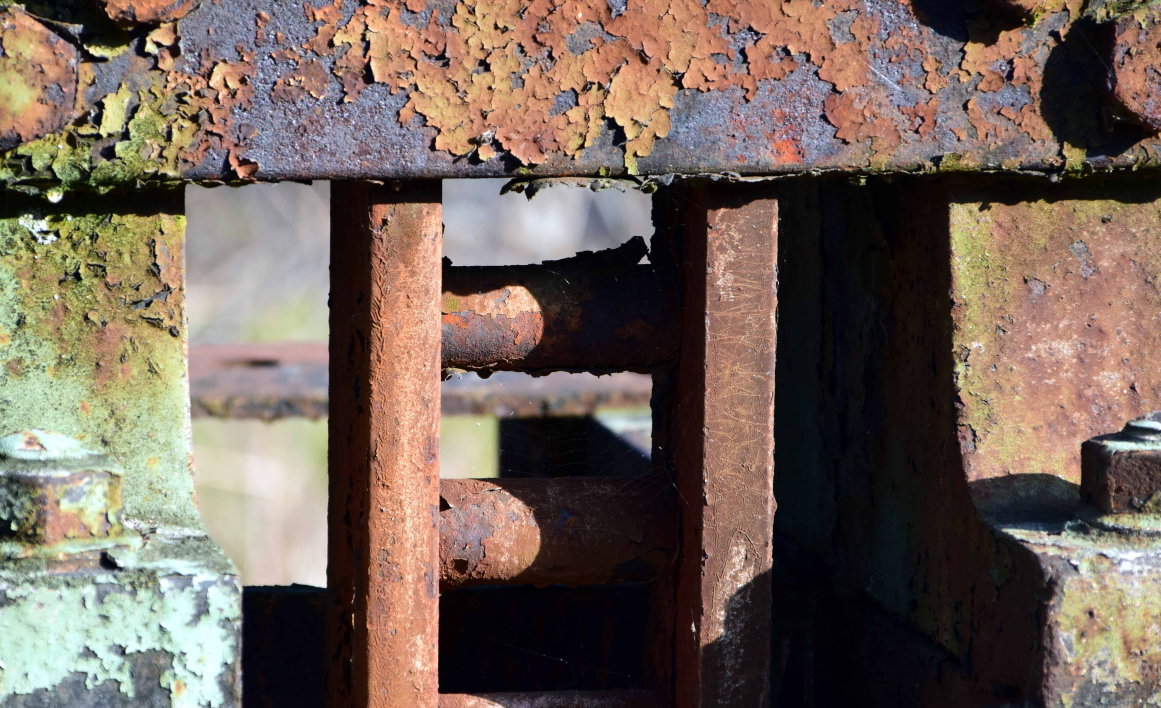
#> input picture PROJECT_LIPAD/Project_LiPAD_Corrosion/datasetCorrosion/Images/000019.jpg, 5804 x 3538 px, found by its file name (shown at 1/5 size); its folder holds only this picture in this run
$ python main3.py
#> lines starting #> are read from the running program, lines starting #| are printed output that depends on the picture; after the words box and inside, x2 and y2 are one past the last pixel; in counts of white or black regions, pixels touching at a corner belong together
import cv2
import numpy as np
import os

# --- 1. SETUP & PATHS ---
base_dir = os.path.dirname(os.path.abspath(__file__))
dataset_path = os.path.join(base_dir, 'datasetCorrosion/images')

# Deterministic Model Constants (Empirical Data Placeholder)
K_CONSTANT = 0.05
N_EXPONENT = 0.5

# Simulation settings for Phase 1
SIMULATED_DISTANCE = 500 # mm
FOCAL_LENGTH = 1400

# Get images from your folder
images = [f for f in os.listdir(dataset_path) if f.lower().endswith(('.jpg', '.png', '.jpeg', '.jfif', '.webp'))]

def get_severity(rar):
    """Classifies rust status based on study [62]"""
    if rar == 0:
        return "Rust-Free", (0, 255, 0)       # Green
    elif rar < 5:
        return "Slight Rust", (0, 255, 255)   # Yellow
    elif rar < 15:
        return "Medium Rust", (0, 165, 255)   # Orange
    else:
        return "Severe Rust", (0, 0, 255)     # Red

for img_name in images:
    path = os.path.join(dataset_path, img_name)
    frame = cv2.imread(path)
#> frame is the input picture: shape (3538, 5804, 3); mean B, G, R 90.8, 100.9, 116
    if frame is None: continue

    frame = cv2.resize(frame, (800, 600))
#> frame: shape (600, 800, 3)
    output_img = frame.copy()

    # --- 2. IMAGE ENHANCEMENT (Reference [60]) ---
    # Convert to YUV to equalize the Luminance (Y) channel for better contrast
    yuv = cv2.cvtColor(frame, cv2.COLOR_BGR2YUV)
#> yuv: shape (600, 800, 3); mean of channels 0, 1, 2 104.2, 121.3, 138.3
    yuv[:,:,0] = cv2.equalizeHist(yuv[:,:,0])
#> yuv: shape (600, 800, 3); mean of channels 0, 1, 2 129.2, 121.3, 138.3
    enhanced_img = cv2.cvtColor(yuv, cv2.COLOR_YUV2BGR)
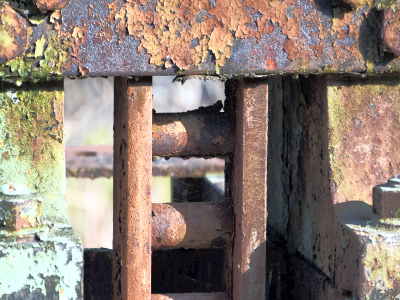
#> enhanced_img: shape (600, 800, 3) (shown at 1/2 size); mean B, G, R 115.5, 125.7, 140.5

    # --- UNBIASED THRESHOLDING (Ref [59, 61]) ---
    # Use the standard Hue range for Iron Oxide
    hsv = cv2.cvtColor(enhanced_img, cv2.COLOR_BGR2HSV)
#> hsv: shape (600, 800, 3); mean H, S, V 62.4, 58.3, 144.7
    lower_hsv = np.array([0, 100, 40])
    upper_hsv = np.array([25, 255, 200])
    mask_hsv = cv2.inRange(hsv, lower_hsv, upper_hsv)
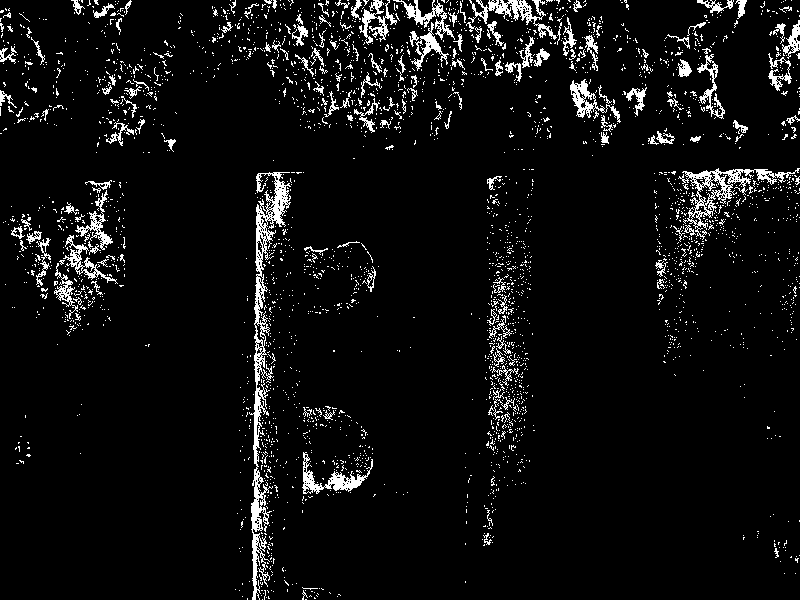
#> mask_hsv: shape (600, 800); 5.8% white in thin lines or dots

    # Add the Cr (Chroma) constraint to remove background bias [61]
    ycrcb = cv2.cvtColor(enhanced_img, cv2.COLOR_BGR2YCrCb)
#> ycrcb: shape (600, 800, 3); mean of channels 0, 1, 2 129, 136.3, 120.4
    # Use Otsu's Method to automatically find the "Red-Chroma" threshold
    #removes bias in picking the Cr value manually
    cr_channel = ycrcb[:,:,1]
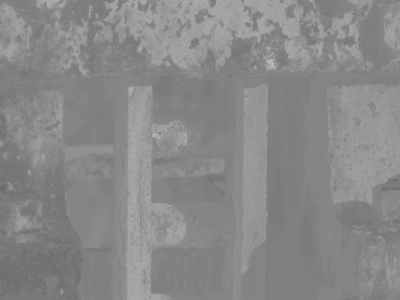
#> cr_channel: shape (600, 800) (shown at 1/2 size); min 104, max 189, mean 136.3
    _, mask_cr = cv2.threshold(cr_channel, 0, 255, cv2.THRESH_BINARY + cv2.THRESH_OTSU)
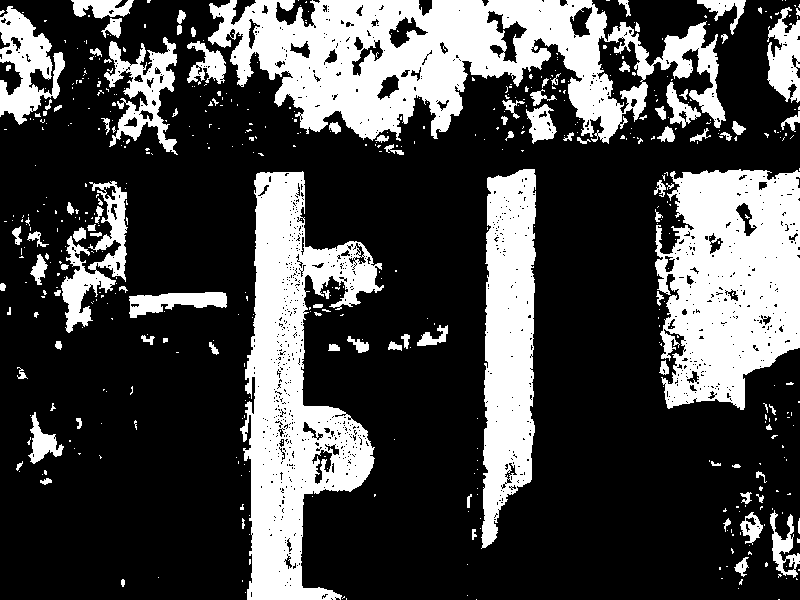
#> mask_cr: shape (600, 800); 28.2% white; 545 white regions (443 under 20 px), largest, box (x1, y1, x2, y2) and area: (208, 0, 726, 144) 37666, (240, 171, 384, 600) 28867, (655, 169, 800, 410) 26163

    # Final Intersection (Only pixels that pass BOTH are counted)
    final_mask = cv2.bitwise_and(mask_hsv, mask_cr)
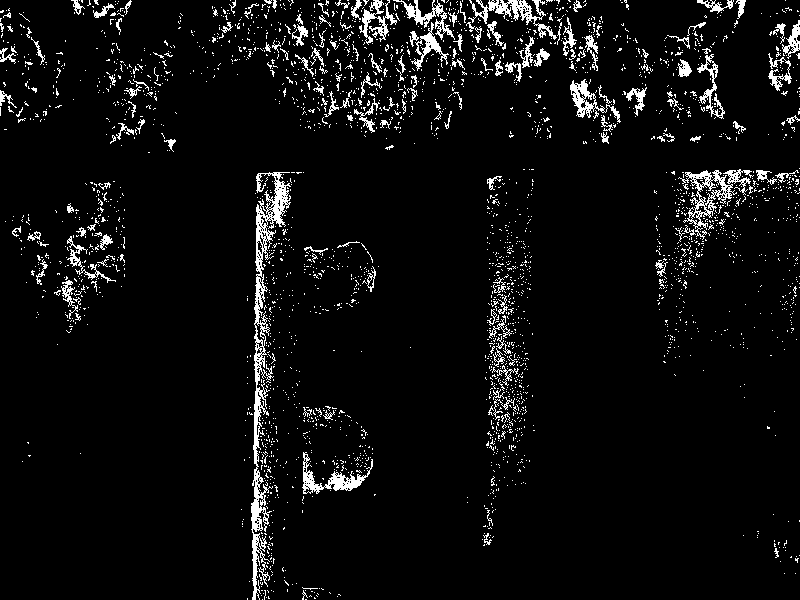
#> final_mask: shape (600, 800); 5.3% white in thin lines or dots

    # --- STANDARDIZED MORPHOLOGICAL CLEANUP ---

    # 1. Define the Standard Kernel (5x5 Square is the SHM standard)
    kernel = np.ones((1,1), np.uint8)

    # 2. Apply OPENING (Removes tiny noise/dust pixels)
    # This addresses the "False Positives" mentioned in [59]
    cleaned_mask = cv2.morphologyEx(final_mask, cv2.MORPH_OPEN, kernel)

    # 3. Apply CLOSING (Fills small holes inside the rust)
    # This ensures "measurement of ununiform corrosion" is accurate [61]
    cleaned_mask = cv2.morphologyEx(cleaned_mask, cv2.MORPH_CLOSE, kernel)

    # 4. Final Result for RAR Calculation
    final_mask = cleaned_mask
    # --- 6. METRICS & CATEGORIZATION (Reference [62]) ---
    total_pixels = frame.shape[0] * frame.shape[1]
    rust_pixels = cv2.countNonZero(final_mask)
#> rust_pixels = 25594

    # Rusty Area Ratio (RAR)
    rar = (rust_pixels / total_pixels) * 100
#> rar = 5.33
    severity_label, color_code = get_severity(rar)
#> severity_label = 'Medium Rust'; color_code = (0, 165, 255)

    # Physical Area Calculation for Deterministic Model
    actual_area_mm2 = (rust_pixels * (SIMULATED_DISTANCE**2)) / (FOCAL_LENGTH**2)
#> actual_area_mm2 = 3264.5
    forecast_30d = actual_area_mm2 + (K_CONSTANT * (30**N_EXPONENT))
#> forecast_30d = 3264.8

    # --- 7. VISUALIZATION (Segmentation Overlay) ---
    tint = np.zeros_like(frame)
    tint[:] = color_code # Tint matches the severity color
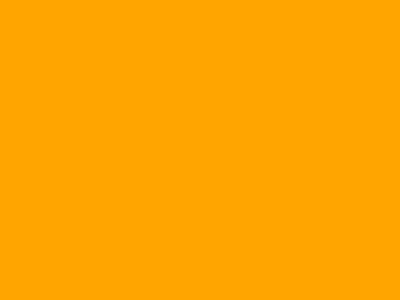
#> tint: shape (600, 800, 3) (shown at 1/2 size); mean of channels 0, 1, 2 0, 165, 255; drawn as B, G, R
    segmentation = cv2.bitwise_and(tint, tint, mask=final_mask)
    cv2.addWeighted(segmentation, 0.6, output_img, 1.0, 0, output_img)

    # UI Display Panel
    cv2.rectangle(output_img, (5, 5), (450, 155), (0,0,0), -1)
    cv2.putText(output_img, f"File: {img_name}", (15, 30), 1, 1.1, (255,255,255), 2)
    cv2.putText(output_img, f"Status: {severity_label}", (15, 60), 1, 1.3, color_code, 2)
    cv2.putText(output_img, f"RAR: {rar:.2f}%", (15, 90), 1, 1.1, (255,255,255), 1)
    cv2.putText(output_img, f"Current Area: {actual_area_mm2:.1f} mm2", (15, 120), 1, 1.1, (255,255,255), 1)
    cv2.putText(output_img, f"30D Forecast: {forecast_30d:.1f} mm2", (15, 150), 1, 1.1, (0,255,255), 2)
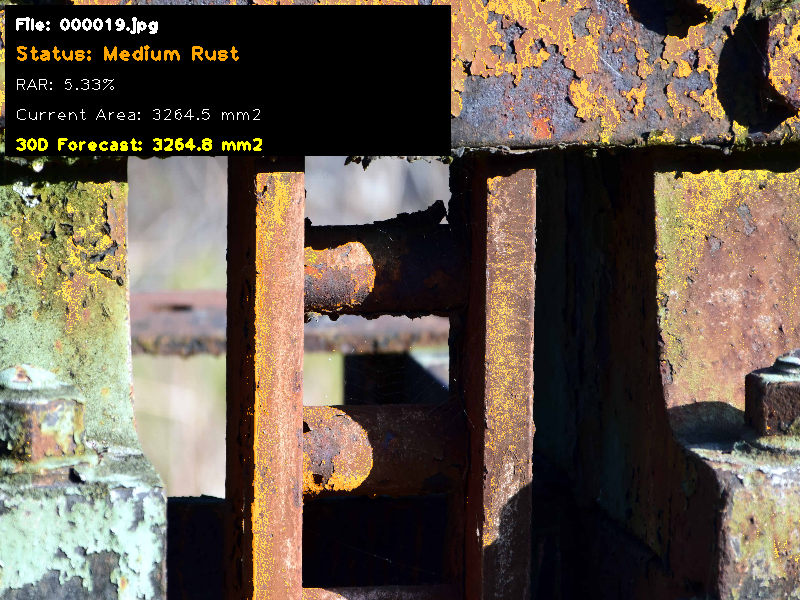
#> output_img: shape (600, 800, 3); mean B, G, R 76.4, 89.7, 101.3

    # --- 8. OUTPUT ---
    cv2.imshow("Enhanced Image [60]", enhanced_img)
    cv2.imshow("Corrosion Segmentation System", output_img)

    print(f"Processed {img_name}. Severity: {severity_label} (RAR: {rar:.2f}%)")
#| Processed 000019.jpg. Severity: Medium Rust (RAR: 5.33%)

    key = cv2.waitKey(0) & 0xFF
#> (key q is pressed here)
    if key == ord('q'): break

cv2.destroyAllWindows()

$ run again, on PROJECT_LIPAD/Project_LiPAD_Corrosion/datasetCorrosion/Images/image2.jpg
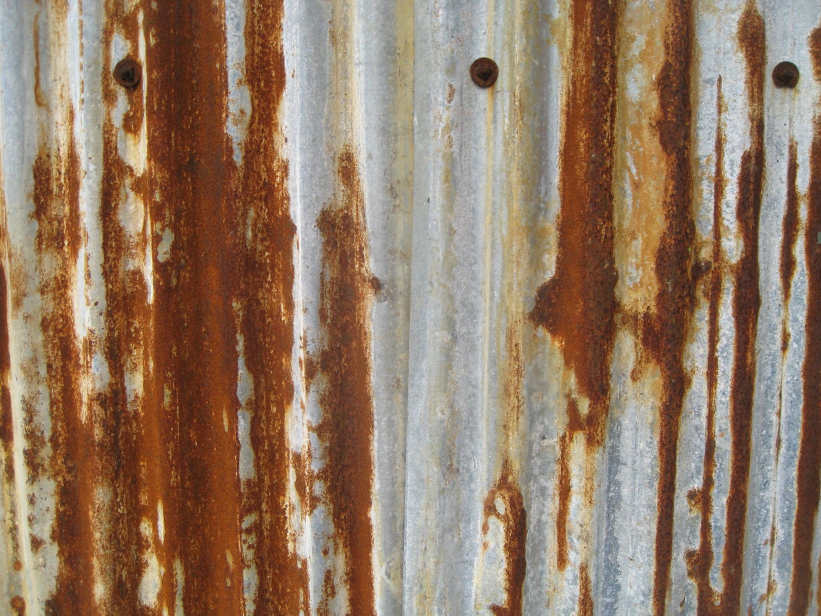
#> input picture PROJECT_LIPAD/Project_LiPAD_Corrosion/datasetCorrosion/Images/image2.jpg, 2462 x 1846 px, found by its file name (shown at 1/3 size)
#> frame is the input picture: shape (1846, 2462, 3); mean B, G, R 101.6, 122.8, 148.3
#> frame: shape (600, 800, 3)
#> hsv: shape (600, 800, 3); mean H, S, V 30.5, 114.6, 150.2
#> `mask_hsv = cv2.inRange(hsv, lower_hsv, upper_hsv)`:
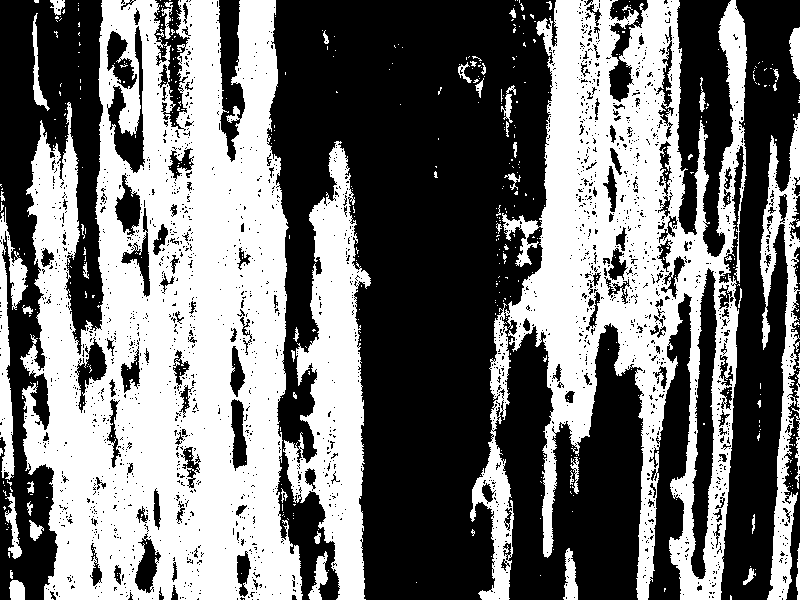
#> mask_hsv: shape (600, 800); 45.8% white; 528 white regions (475 under 20 px), largest, box (x1, y1, x2, y2) and area: (20, 0, 303, 600) 112491, (470, 0, 747, 600) 71518, (283, 141, 371, 600) 18900
#> ycrcb: shape (600, 800, 3); mean of channels 0, 1, 2 128.6, 142.2, 113.8
#> mask_cr: shape (600, 800); 50.3% white; 912 black regions (786 under 20 px), largest, box (x1, y1, x2, y2) and area: (271, 0, 555, 600) 111756, (0, 0, 104, 600) 29456, (720, 0, 800, 600) 27087
#> final_mask: shape (600, 800); 44.9% white; 477 white regions (426 under 20 px), largest, box (x1, y1, x2, y2) and area: (21, 0, 303, 600) 111709, (470, 0, 746, 600) 68865, (283, 141, 371, 600) 18814
#> rust_pixels = 215295
#> rar = 44.85
#> severity_label = 'Severe Rust'; color_code = (0, 0, 255)
#> actual_area_mm2 = 27461.1
#> forecast_30d = 27461.4
#> `cv2.putText(output_img, f"30D Forecast: {forecast_30d:.1f} mm2", (15, ..`:
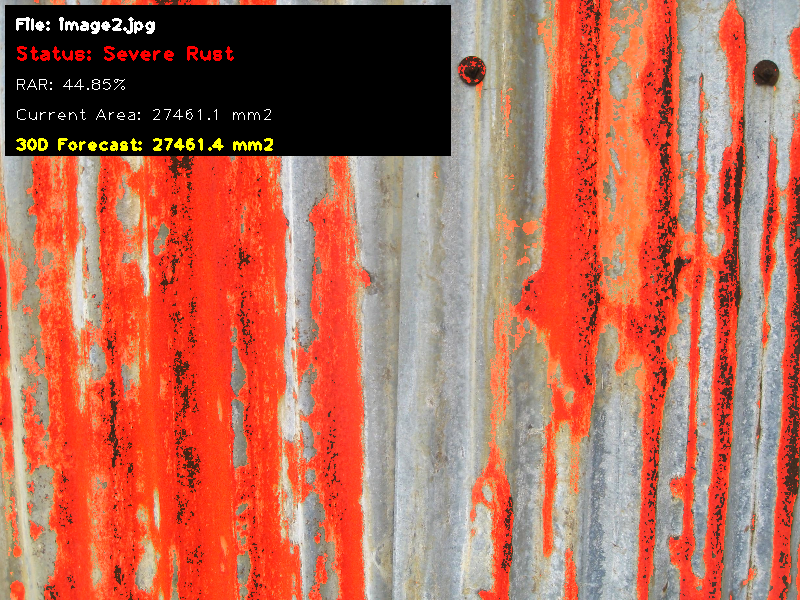
#> output_img: shape (600, 800, 3); mean B, G, R 85.5, 105, 180.3
#| Processed image2.jpg. Severity: Severe Rust (RAR: 44.85%)

$ run again, on PROJECT_LIPAD/Project_LiPAD_Corrosion/datasetCorrosion/Images/image3.jpg
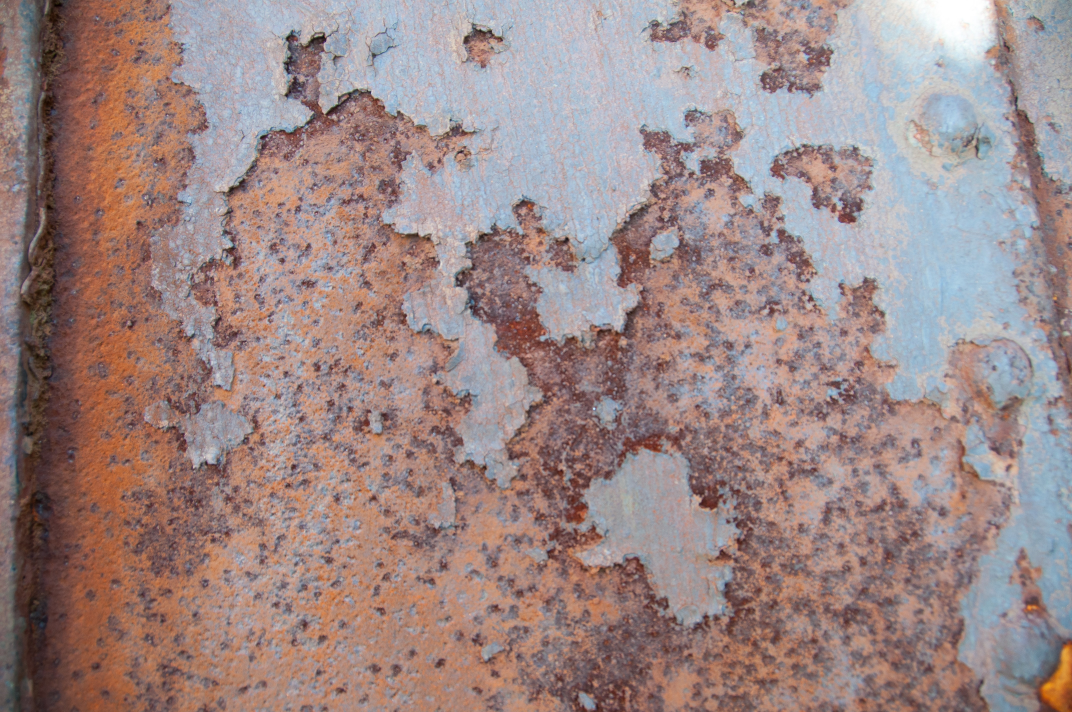
#> input picture PROJECT_LIPAD/Project_LiPAD_Corrosion/datasetCorrosion/Images/image3.jpg, 4288 x 2848 px, found by its file name (shown at 1/4 size)
#> frame is the input picture: shape (2848, 4288, 3); mean B, G, R 134.4, 136, 156.9
#> frame: shape (600, 800, 3)
#> hsv: shape (600, 800, 3); mean H, S, V 71.2, 84.5, 148.9
#> `mask_hsv = cv2.inRange(hsv, lower_hsv, upper_hsv)`:
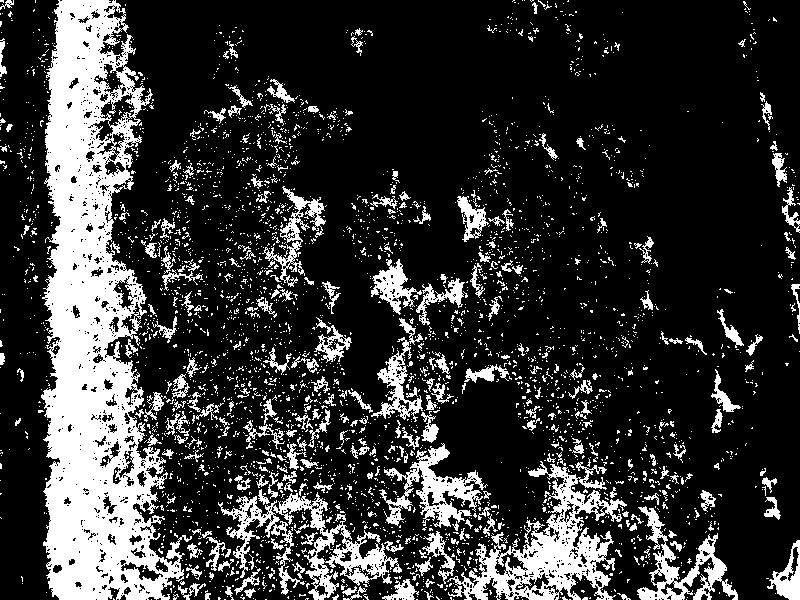
#> mask_hsv: shape (600, 800); 21% white; 3505 white regions (3208 under 20 px), largest, box (x1, y1, x2, y2) and area: (41, 0, 192, 600) 45438, (447, 461, 627, 600) 8464, (218, 492, 402, 600) 5165
#> ycrcb: shape (600, 800, 3); mean of channels 0, 1, 2 128.6, 138.6, 123.7
#> mask_cr: shape (600, 800); 54.6% white; 2445 black regions (2080 under 20 px), largest, box (x1, y1, x2, y2) and area: (113, 0, 800, 600) 150098, (0, 0, 52, 600) 14677, (431, 352, 554, 534) 9803
#> final_mask: shape (600, 800); 20.9% white; 3456 white regions (3160 under 20 px), largest, box (x1, y1, x2, y2) and area: (41, 0, 192, 600) 45414, (447, 461, 627, 600) 8457, (218, 492, 402, 600) 5163
#> rust_pixels = 100469
#> rar = 20.93
#> severity_label = 'Severe Rust'; color_code = (0, 0, 255)
#> actual_area_mm2 = 12814.9
#> forecast_30d = 12815.2
#> `cv2.putText(output_img, f"30D Forecast: {forecast_30d:.1f} mm2", (15, ..`:
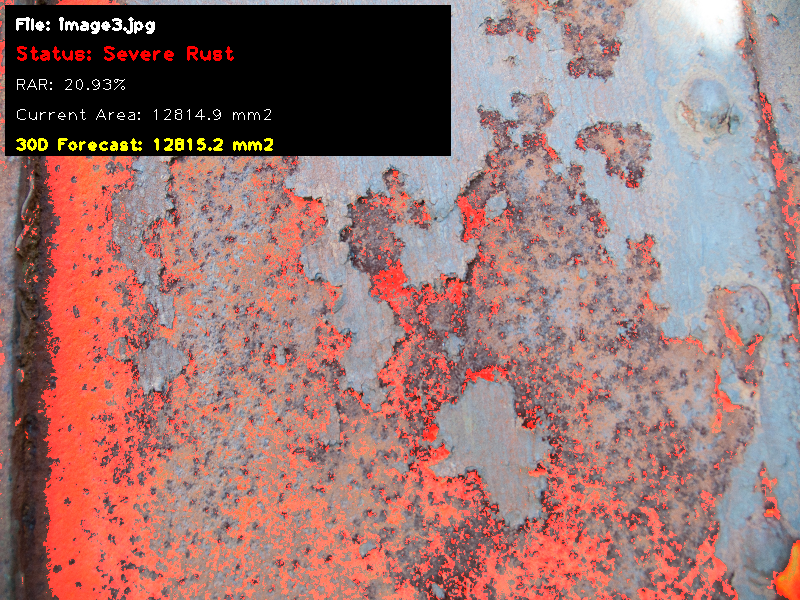
#> output_img: shape (600, 800, 3); mean B, G, R 114.2, 116.8, 155.1
#| Processed image3.jpg. Severity: Severe Rust (RAR: 20.93%)
